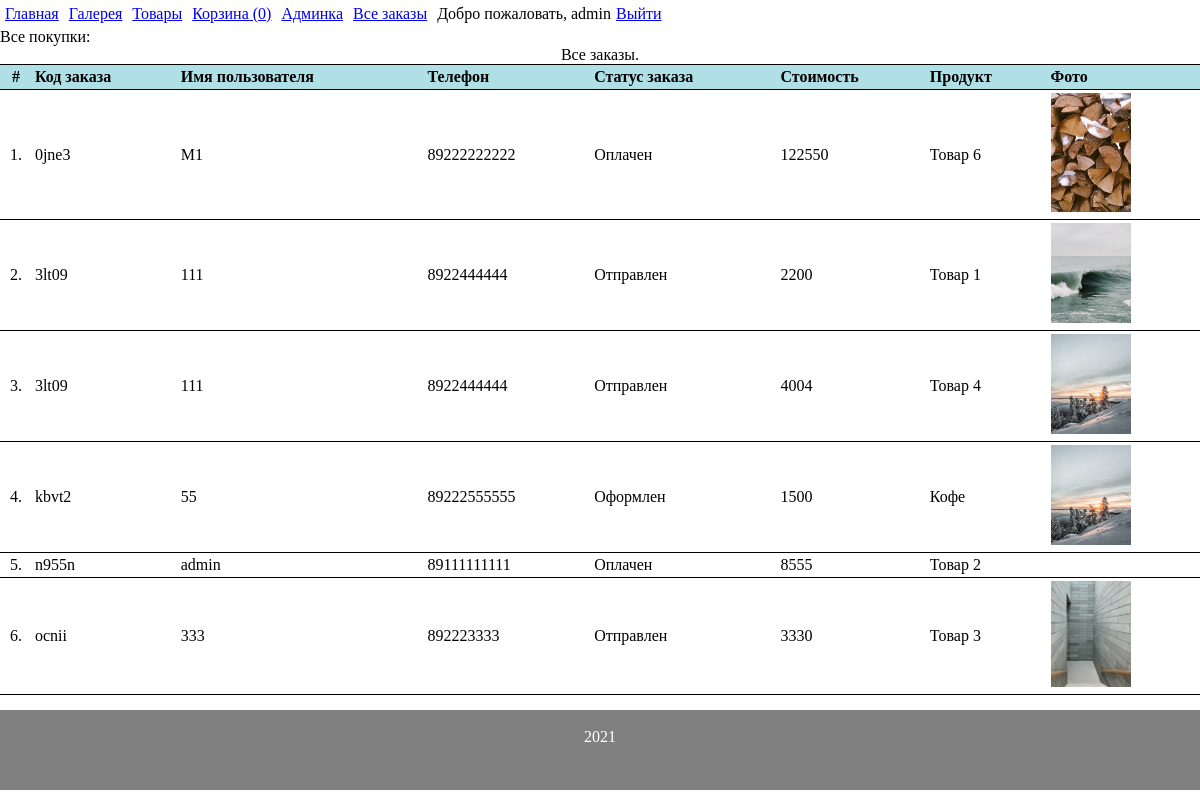
The page /my-orders (signed in) on the database as committed earlier.
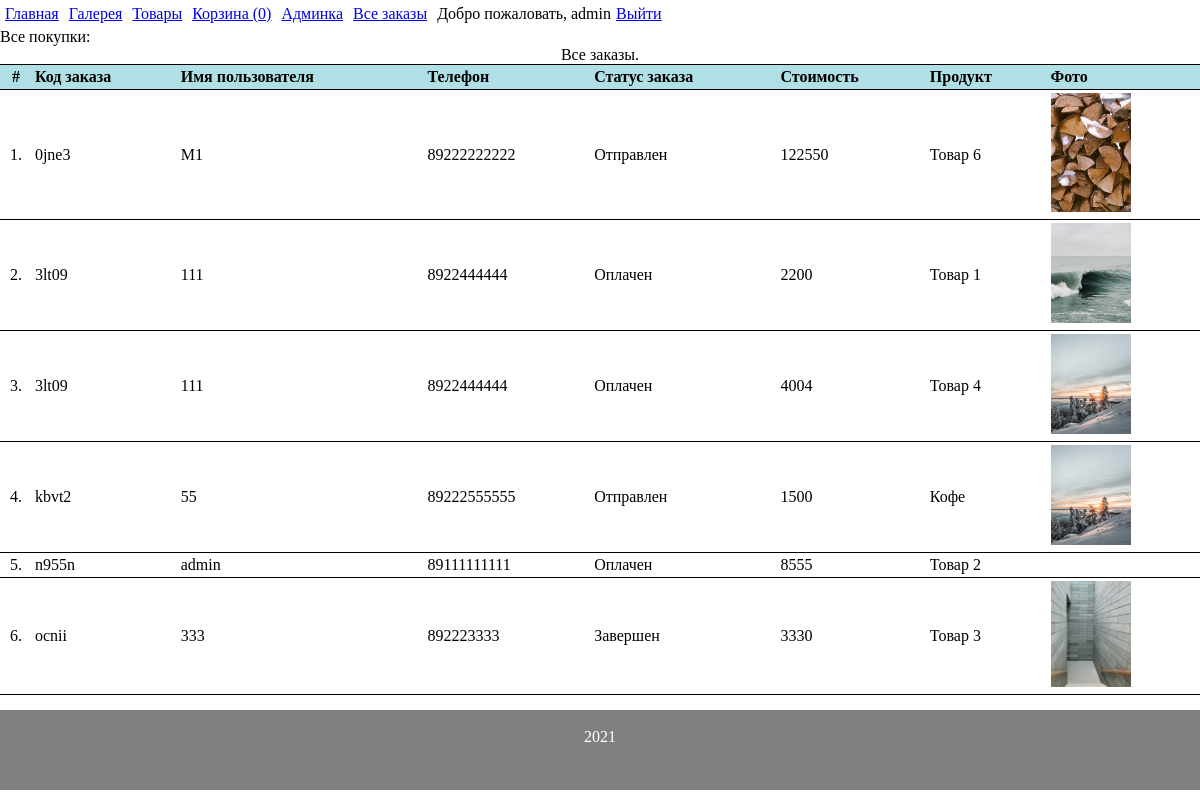
The same page on the database as committed later.
### tables this page shows
CREATE TABLE `subbuy` (
  `id` int(11) NOT NULL,
  `id_session` varchar(255) NOT NULL,
  `name` varchar(255) NOT NULL,
  `phone` varchar(11) NOT NULL,
  `status` int(1) NOT NULL DEFAULT '1'
);

### engine/db_connections.php (called while the page is built, shortened)
<?php
function getConnect() {
    static $db = null;
    if (is_null($db)) {
        $db = @mysqli_connect(DB_HOST . ':' . DB_PORT, DB_USERNAME, DB_PASSWORD, DB_DATABASE) or die("Ошибка " . mysqli_connect_error());
    }
    return $db;
}
function getDBRequest($request) {
    $res = @mysqli_query(getConnect(), $request) or die(mysqli_error(getConnect()));
    if ($res === true) {
        $row = true;
    } else if (isset($res->num_rows)) {
        $row = mysqli_fetch_all($res, MYSQLI_ASSOC);
    } else {
        $row = false;
    }
    return $row;
}

### models/basket.php (called while the page is built, shortened)
<?php
function getStatus($req) {
    $arr = [
        '1' => 'Оформлен',
        '2' => 'Оплачен',
        '3' => 'Отправлен',
        '4' => 'Завершен'
    ];
    return $arr[$req];
}
function getAllOrders() {
    return getDBRequest("SELECT subbuy.id, subbuy.id_session, subbuy.name, subbuy.phone, subbuy.status, basket.id_products, basket.price, products.name as product, products.description, products.likes, pictures.image FROM subbuy LEFT JOIN basket ON subbuy.id_session=basket.id_session LEFT JOIN products ON basket.id_products=products.id LEFT JOIN pictures ON pictures.id_products=basket.id_products GROUP BY basket.id_products ORDER BY id_session");
}

### engine/controller.php (called while the page is built, shortened)
<?php
function prepareVariables($url_array) {
    if ($url_array['main_page'] == "") {
        $params['page'] = 'index';
    } else {
        $params['page'] = $url_array['main_page'];
    }
    $params['countP'] = countInBasket(session_id());
    $params['username'] = hasUser($_SESSION['username'])['username'];
    $params['layout'] = 'app';
    switch ($params['page']) {
        case 'my-orders':
            if (isset($_SESSION['username'])) {
                if (is_admin($_SESSION['username'])) {
                    $params['products'] = getAllOrders();
                } else {
                    session_start();
                    $params['products'] = getOrdersByName($_SESSION['username']);
                }
            }
            break;
    }
    return $params;
}

### templates/my-orders.php (the view)
Все покупки:<br>
<?php if(isset($products)): ?>
    <table class="allOrders">
        <caption>Все заказы.</caption>
        <tr>
            <th class="text-center">#</th>
            <th>Код заказа</th>
            <th>Имя пользователя</th>
            <th>Телефон</th>
            <th>Статус заказа</th>
            <th>Стоимость</th>
            <th>Продукт</th>
            <th>Фото</th>
        </tr>
<?php $i=1 ?>
    <?php foreach($products as $prod): ?>
        <tr>
            <td class="text-center"><?=$i?>.</td>
            <td><?=mb_substr($prod['id_session'], 0, 5)?></td>
            <td><?=$prod['name']?></td>
            <td><?=$prod['phone']?></td>
            <td><?=getStatus($prod['status'])?></td>
            <td><?=$prod['price']?></td>
            <td><?=$prod['product']?></td>
            <td><?php if(isset($prod['image'])): ?><img style="width: 80px;" src="/img/products/<?=$prod['image']?>"><?php endif; ?></td>
        </tr>
<?php $i++ ?>
<?php endforeach; ?>
    </table>
<?php endif; ?>

Rows that differ between the two databases and show on the page:
changed subbuy "0jne3": status "Оплачен" → "Отправлен"
changed subbuy "3lt09": status "Отправлен" → "Оплачен"
changed subbuy "kbvt2": status "Оформлен" → "Отправлен"
changed subbuy "ocnii": status "Отправлен" → "Завершен"
